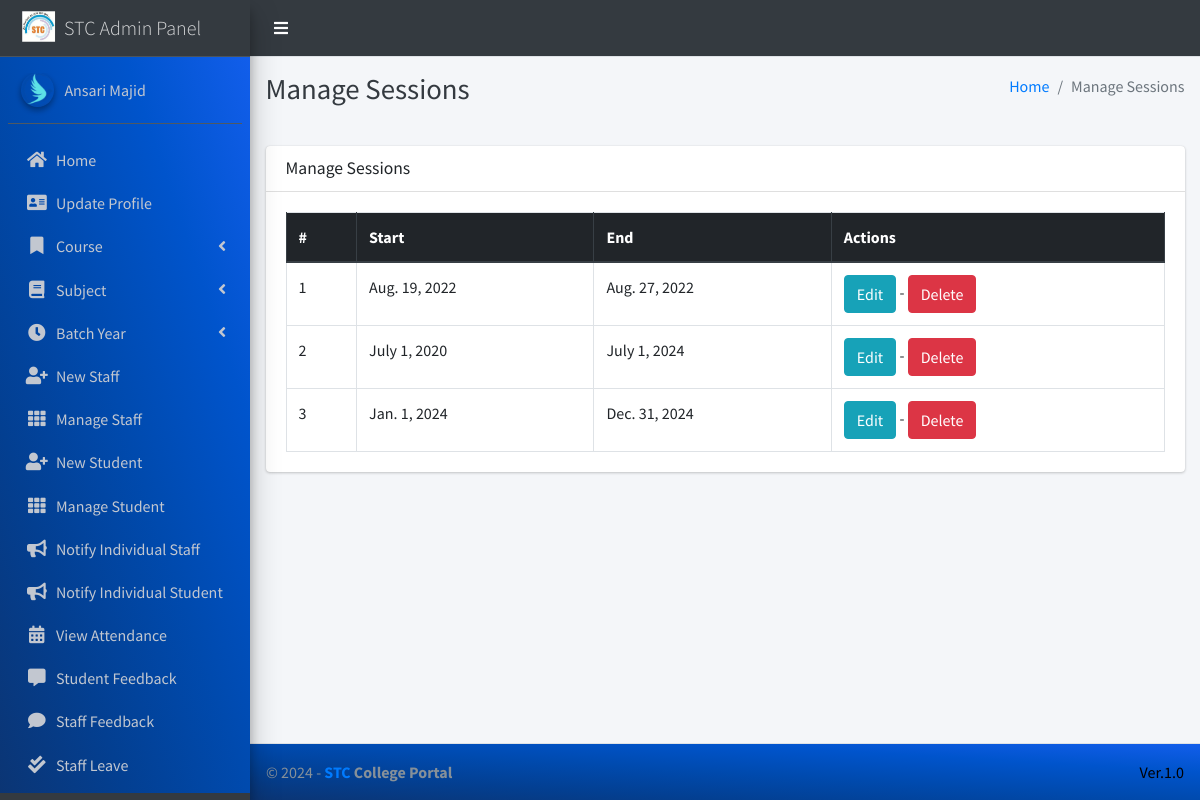
The app's page /session/manage/ (signed in) with its own data.
### main_app/models.py (models this page shows, shortened)
class CustomUser(AbstractUser):
    USER_TYPE = ((1, "HOD"), (2, "Staff"), (3, "Student"))
    GENDER = [("M", "Male"), ("F", "Female")]
    username = None  # Removed username, using email instead
    email = models.EmailField(unique=True)
    user_type = models.CharField(default=1, choices=USER_TYPE, max_length=1)
    gender = models.CharField(max_length=1, choices=GENDER)
    profile_pic = models.ImageField()
    address = models.TextField()
    fcm_token = models.TextField(default="")  # For firebase notifications
    created_at = models.DateTimeField(auto_now_add=True)
    updated_at = models.DateTimeField(auto_now=True)
    USERNAME_FIELD = "email"
    REQUIRED_FIELDS = []
    objects = CustomUserManager()
    def __str__(self):
        return  self.first_name + " " + self.last_name

class Session(models.Model):
    start_year = models.DateField()
    end_year = models.DateField()

### main_app/hod_views.py (the view)
# urls.py: path("session/manage/", hod_views.manage_session, name='manage_session'),
def manage_session(request):
    sessions = Session.objects.all()
    context = {'sessions': sessions, 'page_title': 'Manage Sessions'}
    return render(request, "hod_template/manage_session.html", context)

### main_app/templates/hod_template/manage_session.html
{% extends 'main_app/base.html' %}
{% load static %}
{% block page_title %}{{page_title}}{% endblock page_title %}
{% block content %}
<section class="content">
    <div class="container-fluid">
        <div class="row">
            <div class="col-md-12">
                <div class="card">
                    <div class="card-header">
                        <h3 class="card-title">{{page_title}}</h3>
                    </div>
                    <div class="card-body">
                        <table id="example2" class="table table-bordered table-hover">
                            <thead class="thead-dark">
                                <tr>
                                    <th>#</th>
                                    <th>Start</th>
                                    <th>End</th>
                                    <th>Actions</th>
                                </tr>
                            </thead>
                            <tbody>
                                {% for session in sessions %}
                                <tr>
                                    <td>{{ forloop.counter }}</td>
                                    <td>{{session.start_year}}</td>
                                    <td>{{session.end_year}}</td>
                                    <td><a href="{% url 'edit_session' session.id %}" class="btn btn-info">Edit</a> - <a href="{% url 'delete_session' session.id %}" onclick="return confirm('Are you sure you want to delete this ?')" class="btn btn-danger">Delete</a> </td>
                                </tr>
                                {% endfor %}
                            </tbody>
                        </table>
                    </div>
                </div>
            </div>
        </div>
    </div>
</section>
{% endblock content %}

### main_app/templates/main_app/sidebar_template.html (shortened to what this page needs)
{% load static %}
<aside class="main-sidebar sidebar-dark-info elevation-4">
    {% if request.user.user_type == '1' %}
    <a href="{% url 'admin_home' %}" class="brand-link">
        <img src="{% static 'dist/img/virusx.png' %} " alt="STC LOGO"
            class="brand-image " >
        <span class="brand-text font-weight-light" >STC Admin Panel</span>
    </a>
    <div class="sidebar" style="background-image: linear-gradient(to right top, #0b3574, #033f91, #004aae, #0054cc, #125eeb);">
        <div class="user-panel mt-3 pb-3 mb-3 d-flex">
            <div class="image">
                <img src="{{ request.user.profile_pic}}" class="img-circle elevation-2" alt="User Image">
            </div>
            <div class="info">
                <a href="#" class="d-block">{{user}}</a>
            </div>
        </div>
        <nav class="mt-2">
            <ul class="nav nav-pills nav-sidebar flex-column" data-widget="treeview" role="menu" data-accordion="false">
                <li class="nav-item">
                    {% url 'admin_home' as admin_home %}
                    <a href="{{admin_home}}" class="nav-link {% if admin_home == request.path %} active {% endif %}">
                        <i class="nav-icon fas fa-home"></i>
                        <p>
                            Home
                        </p>
                    </a>
                </li>
                <li class="nav-item">
                    {% url 'admin_view_profile' as admin_view_profile %}
                    <a href="{{admin_view_profile}}"
                        class="nav-link {% if admin_view_profile == request.path %} active {% endif %}">
                        <i class="nav-icon fas fa-address-card"></i>
                        <p>
                            Update Profile
                        </p>
                    </a>
                </li>
                <li class="nav-item has-treeview">
                    <a href="#" class="nav-link" >
                        <i class="nav-icon fas fa-bookmark"></i>
                        <p>
                            Course
                            <i class="fas fa-angle-left right"></i>
                        </p>
                    </a>
                </li>
                <li class="nav-item has-treeview">
                    <a href="#" class="nav-link">
                        <i class="nav-icon fas fa-book"></i>
                        <p>
                            Subject
                            <i class="fas fa-angle-left right"></i>
                        </p>
                    </a>
                </li>
                <li class="nav-item has-treeview">
                    <a href="#" class="nav-link">
                        <i  class="nav-icon fas fa-clock"></i>
                        <p>
                            Batch Year
                            <i class="fas fa-angle-left right"></i>
                        </p>
                    </a>
                </li>
                <li class="nav-item">
                    {% url 'add_staff' as add_staff %}
                    <a href="{{add_staff}}" class="nav-link {% if add_staff == request.path %} active {% endif %}">
                        <i class="nav-icon fas fa-user-plus"></i>
                        <p>
                            New Staff
                        </p>
                    </a>
                </li>
                <li class="nav-item">
                    {% url 'manage_staff' as manage_staff %}
                    {% url 'edit_staff' staff_id as edit_staff %}
                    <a href="{{manage_staff}}"
                        class="nav-link {% if manage_staff == request.path or request.path == edit_staff %} active {% endif %}">
                        <i class="nav-icon fas fa-th"></i>
                        <p>
                            Manage Staff
                        </p>
                    </a>
                </li>
                <li class="nav-item">
                    {% url 'add_student' as add_student%}
                    <a href="{{add_student}}" class="nav-link  {% if add_student == request.path %} active {% endif %}">
                        <i class="nav-icon fas fa-user-plus"></i>
                        <p>
                            New Student
                        </p>
                    </a>
                </li>
                <li class="nav-item">
                    {% url 'manage_student' as manage_student %}
                    {% url 'edit_student' student_id as edit_student %}
                    <a href="{{manage_student}}"
                        class="nav-link  {% if edit_student == request.path or manage_student == request.path %} active {% endif %}">
                        <i class="nav-icon fas fa-th"></i>
                        <p>
                            Manage Student
                        </p>
                    </a>
                </li>
                <li class="nav-item">
                    {% url 'admin_notify_staff' as admin_notify_staff %}
                    <a href="{{admin_notify_staff}}"
                        class="nav-link {% if admin_notify_staff == request.path %} active {% endif %}">
                        <i class="nav-icon fas fa-bullhorn"></i>
                        <p>
                            Notify Individual Staff
                        </p>
                    </a>
                </li>
                <li class="nav-item">
                    {% url 'admin_notify_student' as admin_notify_student %}
                    <a href="{{admin_notify_student}}"
                        class="nav-link {% if admin_notify_student == request.path %} active {% endif %}">
                        <i class="nav-icon fas fa-bullhorn"></i>
                        <p>
                            Notify Individual Student
                        </p>
                    </a>
                </li>
                <li class="nav-item">
                    {% url 'admin_view_attendance' as admin_view_attendance %}
                <li class="nav-item">
                    <a href="{{admin_view_attendance}}"
                        class="nav-link  {% if admin_view_attendance == request.path %} active {% endif %}">
                        <i class="nav-icon fas fa-calendar-alt"></i>
                        <p>
                            View Attendance
                        </p>
                    </a>
                </li>
                <li class="nav-item">
                    {% url 'student_feedback_message' as student_feedback_message %}
                    <a href="{{ student_feedback_message }}"
                        class="nav-link  {% if student_feedback_message == request.path %} active {% endif %}">
                        <i class="nav-icon fas fa-comment-alt"></i>
                        <p>
                            Student Feedback
                        </p>
                    </a>
                </li>
                <li class="nav-item">
                    {% url 'staff_feedback_message' as staff_feedback_message %}
                    <a href="{{staff_feedback_message}}"
                        class="nav-link   {% if staff_feedback_message == request.path %} active {% endif %}">
                        <i  class="nav-icon fas fa-comment"></i>
                        <p>
                            Staff Feedback
                        </p>
                    </a>
                </li>
                <li class="nav-item">
                    {% url 'view_staff_leave' as view_staff_leave %}
                    <a href="{{view_staff_leave}}"
                        class="nav-link  {% if view_staff_leave == request.path %} active {% endif %}">
                        <i  class="nav-icon fas fa-check-double"></i>
                        <p>
                            Staff Leave
                        </p>
                    </a>
                </li>
                <li class="nav-item">
                    {% url 'view_student_leave' as view_student_leave %}
                    <a href="{% url 'view_student_leave' %}"
                        class="nav-link  {% if view_student_leave == request.path %} active {% endif %}">
                    </a>
                </li>
                                        {% endif %}
                                    </ul>
                                </nav>
                            </div>
</aside>

### records on screen
CustomUser: user.profile_pic (picture), first_name+last_name "Ansari Majid"
Session: start_year "Aug. 19, 2022", end_year "Aug. 27, 2022"
Session: start_year "July 1, 2020", end_year "July 1, 2024"
Session: start_year "Jan. 1, 2024", end_year "Dec. 31, 2024"

### other values on screen
{{ page_title }} "Manage Sessions"
